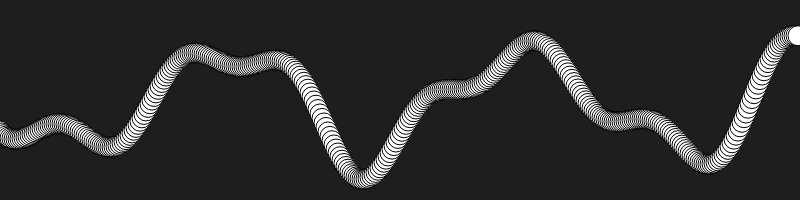
Frame 1 (no input)
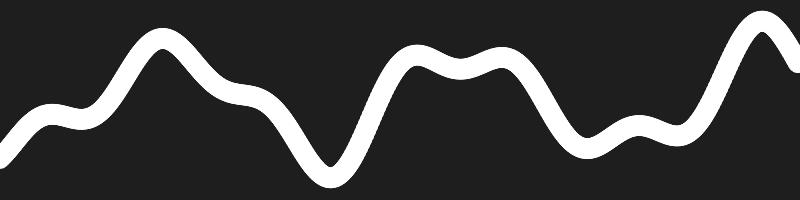
Frame 60 (no input)
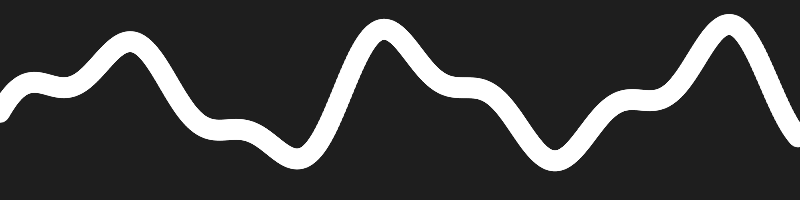
Frame 120 (the mouse pressed at the canvas centre since frame 60)

The p5.js sketch that drew these frames (run headless with seeded random() and noise() and a simulated clock; from frame 60 on, the mouse is pressed at the canvas centre):

// p5.js sketch
// ── sketch.js
/// <reference path="../../p5.global-mode.d.ts" />
// 周期 TWO_PIラジアン(360度)
let amplitude = 20; // 振幅(pixel)
let xspacing = 2;
let period = 100; // 周期(フレーム)
let dx1, dx2;
function setup() {
    createCanvas(800, 200);
    // まだdxにdeltaはない。
    dx1 = (TWO_PI / 180) * xspacing;
    dx2 = (TWO_PI / 120) * xspacing;
    dx3 = (TWO_PI / 300) * xspacing;
}
let theta = 0;
let yvalues = [];
function draw() {
    background(30);

    yvalues = new Array(width/xspacing).fill(0);
    theta += 0.02;
    let x = theta;
    for (let i = 0; i < yvalues.length; i++) {
        yvalues[i] += cos(x) * 10;
        x += dx1;
    }
    x = theta;
    for (let i = 0; i < yvalues.length; i++) {
        yvalues[i] += cos(x) * 20;
        x += dx2;
    }
    x = theta;
    for (let i = 0; i < yvalues.length; i++) {
        yvalues[i] += sin(x) * 51;
        x += dx3;
    }

    translate(0, height/2);
    for (let x = 0; x < yvalues.length; x++) {
        ellipse(x*xspacing, yvalues[x], 20, 20);
    }
    stroke(255);
    fill(255);
}
